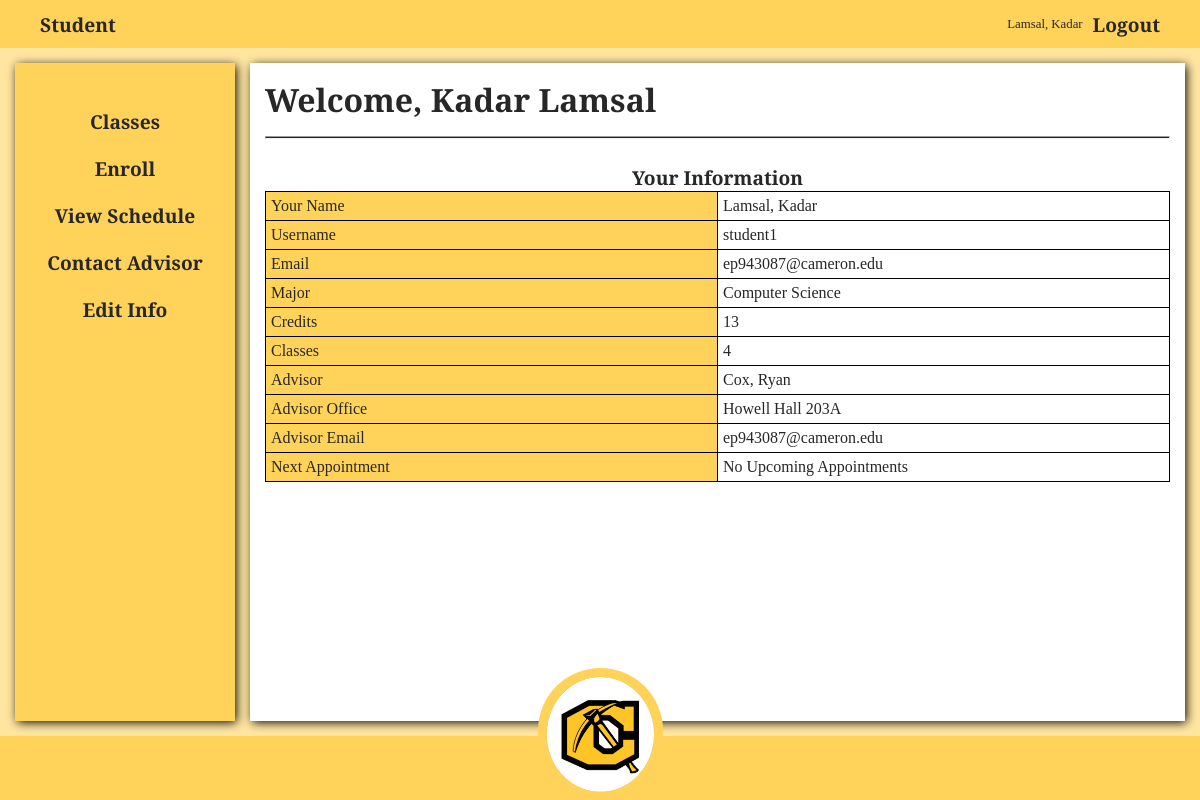
The app's page /user.php (signed in) with its own data.
### tables this page shows
CREATE TABLE `Student` (
  `student_id` int(11) NOT NULL,
  `student_firstname` varchar(50) NOT NULL,
  `student_lastname` varchar(50) NOT NULL,
  `student_email` varchar(50) NOT NULL,
  `classification` varchar(9) NOT NULL,
  `PIN` int(11) NOT NULL,
  `student_username` varchar(100) NOT NULL,
  `student_password` varchar(255) NOT NULL,
  `student_active` bit(1) NOT NULL DEFAULT b'1',
  `major_id` int(11) NOT NULL,
  `faculty_id` int(11) NOT NULL
);

CREATE TABLE `Major` (
  `major_id` int(11) NOT NULL,
  `major_name` varchar(50) NOT NULL,
  `short_name` char(4) NOT NULL
);

CREATE TABLE `Faculty_Staff` (
  `faculty_id` int(11) NOT NULL,
  `faculty_firstname` varchar(50) NOT NULL,
  `faculty_lastname` varchar(50) NOT NULL,
  `faculty_email` varchar(50) NOT NULL,
  `faculty_phone` char(14) NOT NULL,
  `role` int(11) NOT NULL,
  `faculty_username` varchar(100) NOT NULL,
  `faculty_password` varchar(255) NOT NULL,
  `faculty_active` bit(1) NOT NULL DEFAULT b'1',
  `room_id` int(11) NOT NULL
);

### includes/authentication/all.php (called while the page is built, shortened)
<?php
function is_logged_in(){
    return isset($_SESSION["id"]) && isset($_SESSION["role"]);
}
function authenticate(){
    $user = false;
    if($_SESSION["role"] === STUDENT)
        $user = get_student_by_id($_SESSION["id"]);
    else if(is_faculty($_SESSION["role"]))
        $user = get_faculty_by_id($_SESSION["id"]);
    return $user;
}
?>

### includes/database/queries_get_one_by.php (called while the page is built, shortened)
<?php
function get_student_by_id($id){
    $sql = "
        SELECT
            Student.*,
			Major.*,
            CONCAT(student_lastname,', ',student_firstname) as full_name,
            CONCAT(faculty_lastname,', ',faculty_firstname) as advisor
        FROM Student
        INNER JOIN Major
            ON Major.major_id = Student.major_id
        INNER JOIN Faculty_Staff
            ON Faculty_Staff.faculty_id = Student.faculty_id
        WHERE student_id = ?
            AND student_active = 1
    ";
    return query_one($sql,"s",[$id]);
}
function get_next_appointment_by_student($id){
	$sql = "
		SELECT
			appointment_id,
			comments,
			CONCAT(DATE_FORMAT(appointment_date,'on %M %e, %Y'),', at ',TIME_FORMAT(time_, '%h:%i %p')) as total_time,
			appointment_date
		FROM Appointment
		INNER JOIN Timeslot
			ON Timeslot.time_id = Appointment.time_id
		WHERE is_finished = 0
			AND student_id = ?
		ORDER BY appointment_date, time_
		LIMIT 1
	";
	$appointment = query_one($sql,"s",[$id]);
	if(!$appointment)
		return "No Upcoming Appointments";
	return $appointment["total_time"];
}
function get_faculty_by_id($id){
    $sql = "
        SELECT
            Faculty_Staff.*,
            CONCAT(faculty_lastname,', ',faculty_firstname) as full_name,
            CONCAT(Room.building,' ',Room.room_number) as room
        FROM Faculty_Staff
        INNER JOIN Room
            ON Room.room_id = Faculty_Staff.room_id
        WHERE faculty_id = ?
            AND faculty_active = 1
    ";
    return query_one($sql,"s",[$id]);
}
function get_credits_by_student($student_id){
    $sql = "
        SELECT
            SUM(credits) as credits
        FROM Enrollment
        LEFT JOIN Student
            ON Student.student_id = Enrollment.student_id
        INNER JOIN Class
            ON Class.class_id = Enrollment.class_id
        INNER JOIN Course
            ON Course.course_id = Class.course_id
        WHERE Student.student_id = ?
        GROUP BY Student.student_id;
    ";
    $row = query_one($sql,"s",[$student_id]);
    return (int)$row["credits"];
}
?>

### includes/database/connect.php (called while the page is built, shortened)
<?php
$conn = mysqli_connect(D_LOCATION,D_USERNAME,D_PASSWORD,D_DATABASE);
function query($sql,$types,$params){
    global $conn;
    $stmt = mysqli_stmt_init($conn);
    if(!mysqli_stmt_prepare($stmt,$sql)){
        die("SQL SYNTAX ERROR: " . mysqli_error($conn));
    }
    mysqli_stmt_bind_param($stmt,$types,...$params);
    $exec = mysqli_stmt_execute($stmt);
    $result = mysqli_stmt_get_result($stmt);
    return $result;
}
function query_one($sql,$types,$params){
    $result = query($sql,$types,$params);
    $row = mysqli_fetch_assoc($result);
    if(!$row) return false;
    return clean_array($row);
}
function query_many($sql,$types,$params){
    $result = query($sql,$types,$params);
    $array = [];
    while($row = mysqli_fetch_assoc($result)){
        $array[] = clean_array($row);
    }
    return $array;
}
?>

### includes/functions/all.php (called while the page is built, shortened)
<?php
function clean_array($array){
    $clean = [];
    foreach($array as $key=>$value){
        $clean[$key] = htmlspecialchars($value);
    }
    return $clean;
}
function get_current_user_name(){
    global $user,$role;
    if($role === STUDENT)
        return $user["student_firstname"] . " " . $user["student_lastname"];
    return $user["faculty_firstname"] . " " . $user["faculty_lastname"];
}
?>

### includes/database/queries_get_many_by.php (called while the page is built, shortened)
<?php
function get_classes_by_student($student_id){
    $sql = "
        SELECT
            Enrollment.class_id,
            Course.course_name,
	    Course.course_id,
            CONCAT(Major.short_name, Course.course_number) as course_title,
            CONCAT(Faculty_Staff.faculty_lastname,', ',Faculty_Staff.faculty_firstname) as instructor,
            CONCAT(Faculty_Staff.faculty_lastname,', ',SUBSTR(Faculty_Staff.faculty_firstname,1,1)) as instructor_short,
	        CONCAT(DATE_FORMAT(time_,'%l:%i-'), DATE_FORMAT(DATE_ADD(ADDTIME(TIMESTAMP(CURRENT_DATE),time_), INTERVAL minutes minute),'%l:%i%p')) as time,
            days,
            credits,
            CONCAT(building, ' ', room_number) as room,
            room_number,
            building
        FROM Enrollment
        INNER JOIN Class
            ON Class.class_id = Enrollment.class_id
        INNER JOIN Course
            ON Course.course_id = Class.course_id
        INNER JOIN Faculty_Staff
            ON Faculty_Staff.faculty_id = Class.faculty_id
        INNER JOIN Timeslot
            ON Timeslot.time_id = Class.time_id
        INNER JOIN Major
            ON Major.major_id = Course.major_id
        INNER JOIN Room
            ON Room.room_id = Class.room_id
        WHERE Enrollment.student_id = ?
        ORDER BY Enrollment.class_id
    ";
    return query_many($sql, "s", [$student_id]);
}

### users/features/default.php (the view, shortened to what this page needs)
<h1>Welcome, <?= get_current_user_name() ?></h1>
<hr>
<div class='info-table'>
<table>
<?php if($role === STUDENT): ?>
	<?php $credits = get_credits_by_student($user["student_id"])  ?>
	<caption>Your Information</caption>
	<tr>
		<td>Your Name</td>
		<td><?= $user["full_name"] ?></td>
	</tr>
	<tr>
		<td>Username</td>
		<td><?= $user["student_username"] ?></td>
	</tr>
	<tr>
		<td>Email</td>
		<td><?= $user["student_email"] ?></td>
	</tr>
	<tr>
		<td>Major</td>
		<td><?= $user["major_name"] ?></td>
	</tr>
	<tr>
		<td>Credits</td>
		<td><?= $credits ?></td>
	</tr>
	<tr>
		<td>Classes</td>
		<td><?= count(get_classes_by_student($user["student_id"])) ?></td>
	</tr>
	<tr>
		<td>Advisor</td>
		<td><?= $user["advisor"] ?></td>
	</tr>
	<tr>
		<td>Advisor Office</td>
		<td><?php
			$advisor = get_faculty_by_id($user["faculty_id"]);
			echo $advisor["room"];
		?></td>
	</tr>
	<tr>
		<td>Advisor Email</td>
		<td><?= $advisor["faculty_email"] ?></td>
	</tr>
	<tr>
		<td>Next Appointment</td>
		<td><?= get_next_appointment_by_student($user["student_id"]) ?></td>
	</tr>
<?php endif ?>
</table>
</div>

### css/user.css (style rules this page uses)
:root { --dark-yellow: #ffd359; --darkest-yellow: #493502; --light-yellow: #ffe5a0; --lightest-yellow: #fff3d3; --nav: #ffffcc; --text-color: rgb(39, 39, 39); --shadow: black 0.1em 0.15em 0.6em; --animation-time: 0.35s; --transform-position: 15px; }
body { color: var(--text-color); }
* { box-sizing: border-box; padding: 0; margin: 0; }
html { background-color: var(--light-yellow); }
body, html { height: 100%; overflow-x: hidden; }
body { font-family: 'Merriweather', serif; }
body { display: grid; width: 100vw; grid-template-areas: 'header header' 'side main' 'footer footer'; grid-template-rows: 48px 1fr 64px; grid-template-columns: 250px 1fr; }
main h1 { position: relative; width: 100%; animation-name: come-down; animation-duration: var(--animation-time); animation-iteration-count: 1; }
main hr { animation-name: spread-out; animation-duration: var(--animation-time); animation-iteration-count: 1; margin: 15px 0; height: 3px; background-color: var(--text-color); }

### css/table.css (style rules this page uses)
.info-table { width: 100%; }
.info-table caption { font-size: 1.2rem; font-weight: 700; }
.info-table table { border-collapse: collapse; width: 100%; margin: 25px 0; }
.info-table tr td:nth-child(1) { background-color: var(--dark-yellow); }
.info-table td { width: 50%; border: 1px solid black; padding: 5px; }

### records on screen
student: get_current_user_name() "Kadar Lamsal", student_username "student1", student_email "ep943087@cameron.edu", major.major_name "Computer Science"
faculty_staff: faculty_email "ep943087@cameron.edu"

### other values on screen
get_role_name($role) "Student"
$user["full_name"] "Lamsal, Kadar"
$name "Classes"
$name "Enroll"
$name "View Schedule"
$name "Contact Advisor"
$name "Edit Info"
$credits "13"
count(get_classes_by_student($user["student_id"])) "4"
$user["advisor"] "Cox, Ryan"
$advisor["room"] "Howell Hall 203A"
get_next_appointment_by_student($user["student_id"]) "No Upcoming Appointments"
